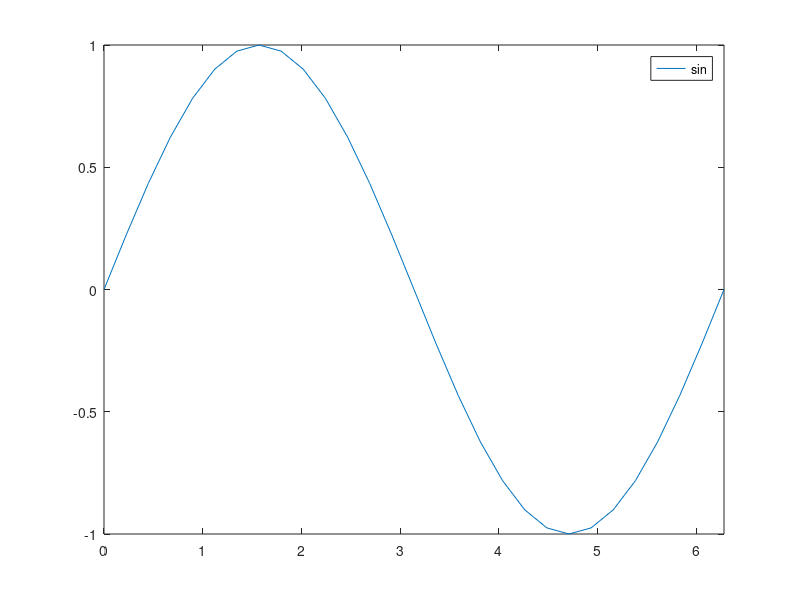
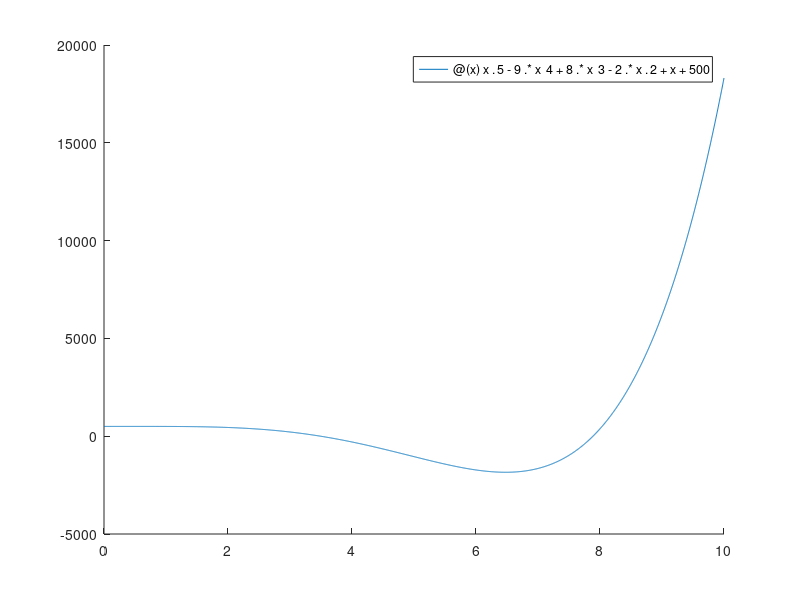

MATLAB code for these plots, in order:
h=@sin;

h (0:0.1:2);
feval (h,[0 pi/2 pi pi*3/2 2*pi]);
fplot(h,[0 2*pi]);

quad (h,0,pi);
quad (h,0,2*pi);
quad (h,0,pi/2);

figure;
hold on;

q=@(x) x.^5-9.*x^4+8.*x^3-2.*x.^2+x+500;
fplot(q,[0 10])


 